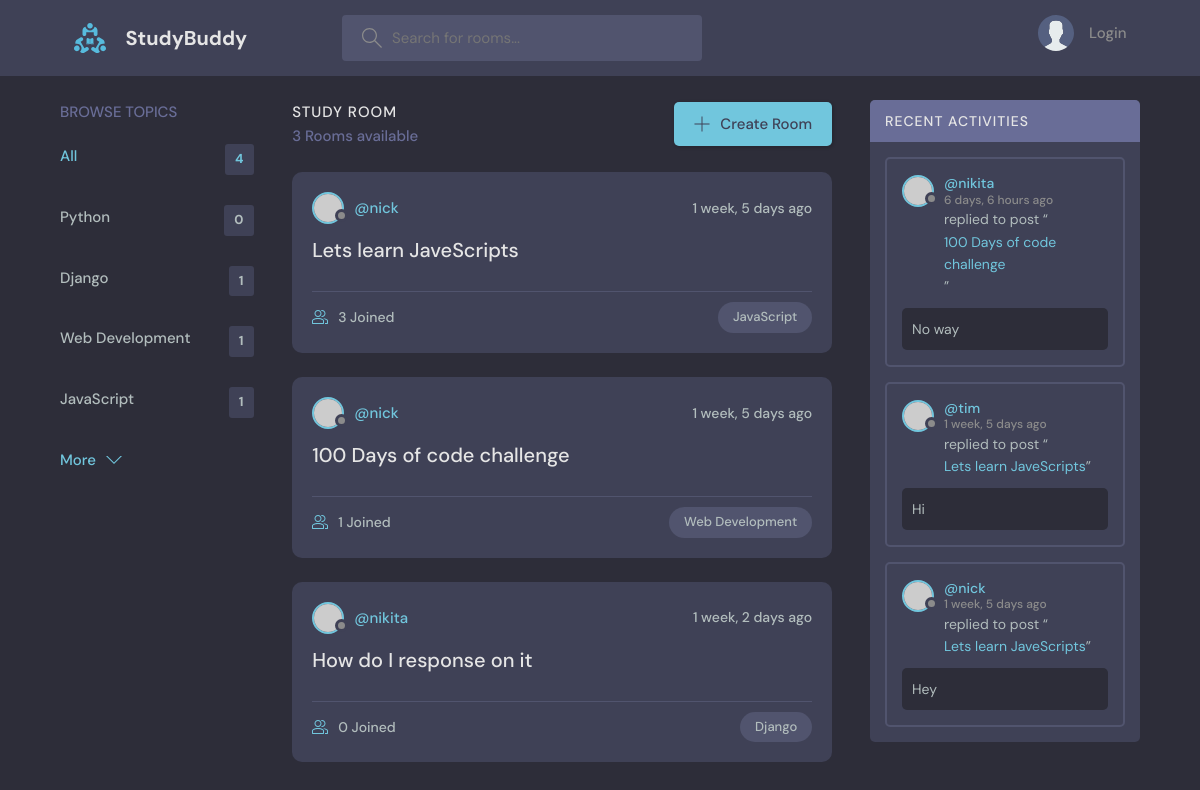
The app's page /, older data.
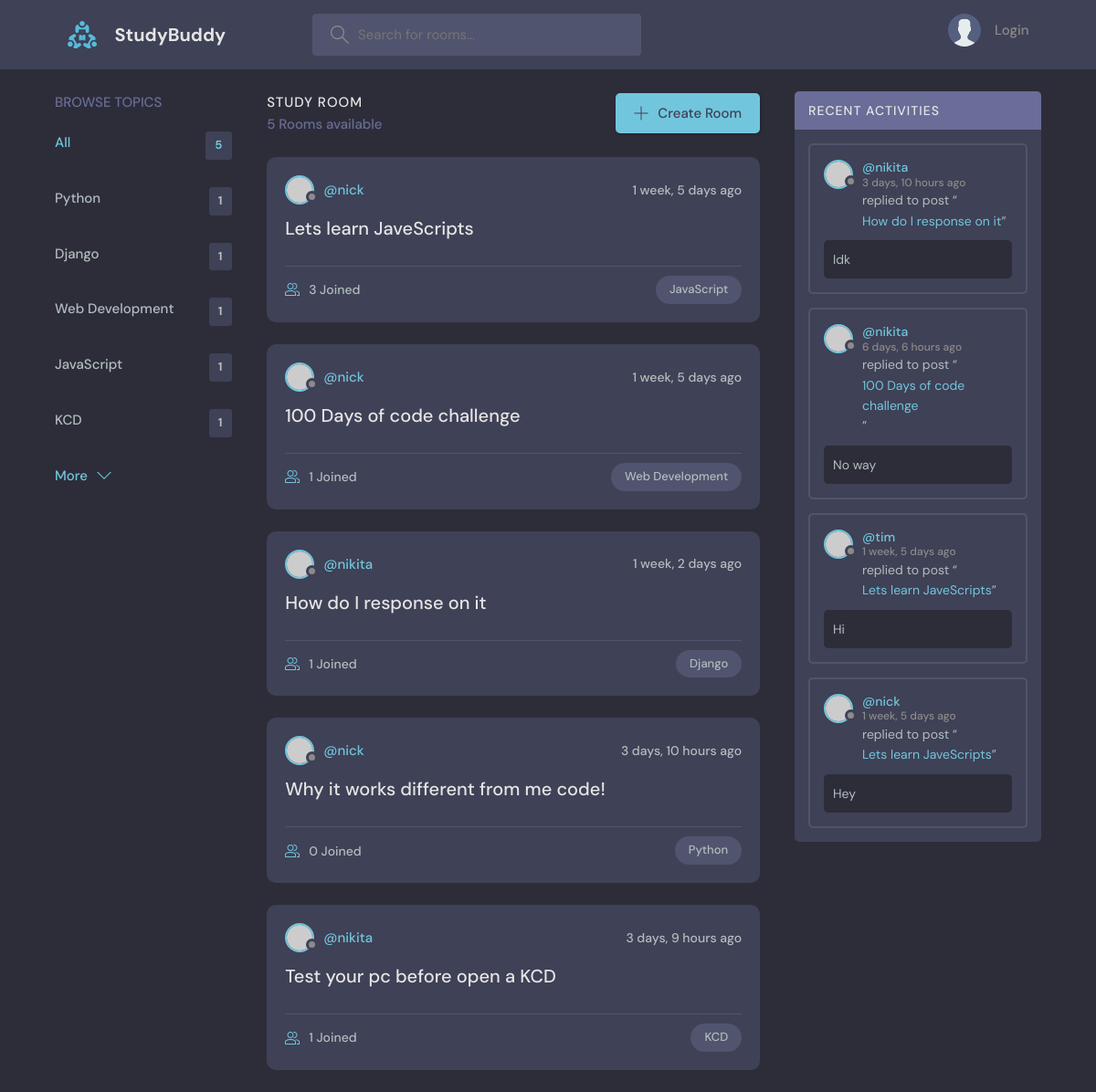
The same page, newer data.
### base/models.py (models this page shows, shortened)
class Topic(models.Model):
    name = models.CharField(max_length=200)

class Room(models.Model):
    host =models.ForeignKey(User, on_delete=models.SET_NULL, null=True)
    topic = models.ForeignKey(Topic, on_delete=models.SET_NULL, null=True)
    name = models.CharField(max_length=200)
    description = models.TextField(null=True, blank=True)
    participants = models.ManyToManyField(User, related_name='participants', blank=True)
    update = models.DateTimeField(auto_now=True)
    created = models.DateTimeField(auto_now_add=True)
    def __str__(self):
        return self.name

class Message(models.Model):
    user = models.ForeignKey(User, on_delete=models.CASCADE)
    room = models.ForeignKey(Room, on_delete=models.CASCADE)
    body = models.TextField()
    update = models.DateTimeField(auto_now=True)
    created = models.DateTimeField(auto_now_add=True)
    class Meta:
        ordering = ['-created']

### base/views.py (the view)
# urls.py: path('', views.home, name='home'),
def home(request):
    q = request.GET.get('q') if request.GET.get('q') != None else ''
    rooms = Room.objects.filter(
        Q(topic__name__icontains=q) |
        Q(name__icontains=q) |
        Q(description__icontains=q)
    )
    topics = Topic.objects.all()
    room_count = rooms.count()
    room_messages = Message.objects.all().filter(Q(room__topic__name__icontains=q))
    context = {'rooms': rooms, 'topics': topics, 'room_count': room_count, 'room_messages': room_messages}
    return render(request, 'base/home.html', context)

### base/templates/base/home.html (shortened to what this page needs)
{% extends 'main.html' %}
{% block content %}
<main class="layout layout--3">
      <div class="container">
        {% include 'base/topics_component.html' %}
        <div class="roomList">
          <div class="roomList__header">
            <div>
              <h2>Study Room</h2>
              <p>{{ room_count }} Rooms available</p>
            </div>
            <a class="btn btn--main" href="{% url 'create-room' %}">
              <svg version="1.1" xmlns="http://www.w3.org/2000/svg" width="32" height="32" viewBox="0 0 32 32">
                <title>add</title>
                <path
                  d="M16.943 0.943h-1.885v14.115h-14.115v1.885h14.115v14.115h1.885v-14.115h14.115v-1.885h-14.115v-14.115z"
                ></path>
              </svg>
              Create Room
            </a>
          </div>
          {% include 'base/feed_component.html' %}
        </div>
        {% include 'base/activity_component.html'  %}
      </div>
    </main>
{% endblock %}

### base/templates/base/topics_component.html
<div class="topics">
    <div class="topics__header">
        <h2>Browse Topics</h2>
    </div>
    <ul class="topics__list">
        <li>
            <a href="{% url 'home' %}" class="active">All <span>{{ topics.count }}</span></a>
        </li>
        {% for topic in topics %}
        <li>
            <a href="{% url 'home' %}?q={{ topic.name }}">{{ topic.name }} <span>{{ topic.room_set.all.count }}</span></a>
        </li>
        {% endfor %}
    </ul>
    <a class="btn btn--link" href="topics.html">
        More
        <svg version="1.1" xmlns="http://www.w3.org/2000/svg" width="32" height="32" viewBox="0 0 32 32">
            <title>chevron-down</title>
            <path d="M16 21l-13-13h-3l16 16 16-16h-3l-13 13z"></path>
        </svg>
    </a>
</div>

### base/templates/base/feed_component.html (shortened to what this page needs)
<!DOCTYPE html>
<html lang="en">
<head>
</head>
<body>
{% for room in rooms %}
<div class="roomListRoom">
            <div class="roomListRoom__header">
              <a href="{% url 'user-profile' room.host.id %}" class="roomListRoom__author">
                <div class="avatar avatar--small">
                  <img src="https://randomuser.me/api/portraits/women/11.jpg" />
                </div>
                <span>@{{ room.host.username }}</span>
              </a>
              <div class="roomListRoom__actions">
                <span>{{ room.created|timesince }} ago</span>
              </div>
            </div>
            <div class="roomListRoom__content">
              <a href="{% url 'room' room.id %}">{{ room.name }}</a>
            </div>
            <div class="roomListRoom__meta">
              <a href="{% url 'room' room.id %}" class="roomListRoom__joined">
                {{ room.participants.all.count }} Joined
              </a>
              <p class="roomListRoom__topic">{{ room.topic.name }}</p>
            </div>
          </div>
{% endfor %}
</body>
</html>

### base/templates/base/activity_component.html (shortened to what this page needs)
<!DOCTYPE html>
<html lang="en">
<head>
</head>
<body>
<div class="activities">
          <div class="activities__header">
            <h2>Recent Activities</h2>
          </div>
          {% for message in room_messages %}
          <div class="activities__box">
            <div class="activities__boxHeader roomListRoom__header">
              <a href="{% url 'user-profile' message.user.id %}" class="roomListRoom__author">
                <div class="avatar avatar--small">
                  <img src="https://randomuser.me/api/portraits/women/11.jpg" />
                </div>
                <p>
                  @{{ message.user }}
                  <span>{{message.created|timesince}} ago</span>
                </p>
              </a>
            </div>
            <div class="activities__boxContent">
              <p>replied to post “<a href="{% url 'room' message.room.id %}">{{ message.room }}</a>”</p>
              <div class="activities__boxRoomContent">
                  {{ message.body }}
              </div>
            </div>
          </div>
        {% endfor %}
</div>
</body>
</html>

Row changes from the older to the newer data that the page shows:
computed for Topic "Python": room_set.all.count "0" → "1"
added Topic: name "KCD", room_set.all.count "1"
computed for Room "How do I response on it": participants.all.count "0" → "1"
added Room: host.username "nick", created "3 days, 10 hours", name "Why it works different from me code!", participants.all.count "0", topic.name "Python"
added Room: host.username "nikita", created "3 days, 9 hours", name "Test your pc before open a KCD", participants.all.count "1", topic.name "KCD"
added Message: user "nikita", created "3 days, 10 hours", room "How do I response on it", body "Idk"
Text that changed along with them:
{{ topics.count }}: "4" → "5"
{{ room_count }}: "3" → "5"
